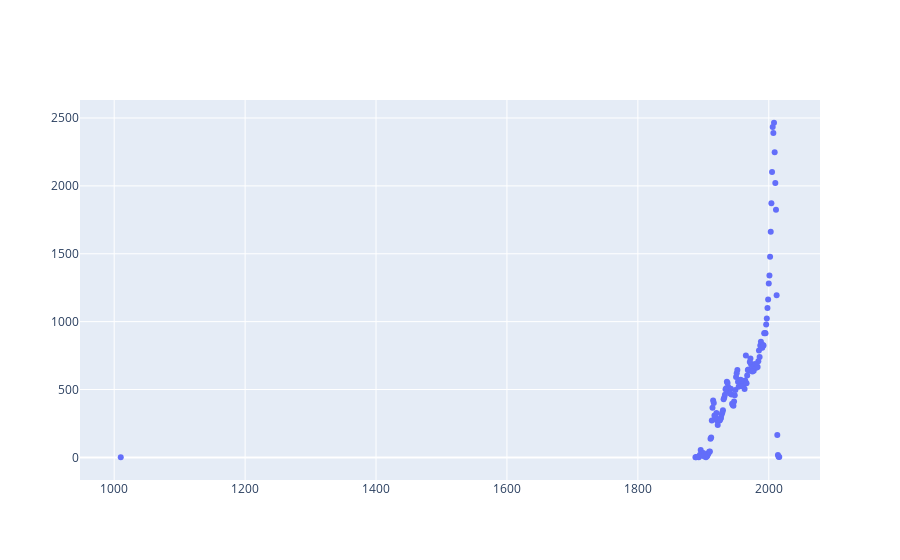

Notebook code cell kept with this figure:
### Code cell
# Grñáfica
import plotly.graph_objects as px 
import numpy as np 
import plotly.io as pio
pio.templates

plot = px.Figure(data=[px.Scatter( 
    x = year_count.map(lambda x: int(x[0])).collect(), 
    y = year_count.map(lambda x: x[1][1]).collect(), 
    mode = 'markers', 
    #marker_size = year_count.map(lambda x: x[1][0]/1000000).collect()
    ) 
])

plot.show()

### Figure 1 — Plotly figure (JSON) as saved in the notebook; plotly's stock layout.template omitted (floating-point values rounded to 4 significant figures; data arrays with more than 128 entries replaced by an {"elided": "..."} marker saying what was removed)
{"data": [{"mode": "markers", "type": "scatter", "x": {"elided": "130 int values"}, "y": {"elided": "130 int values"}}], "layout": {}}
